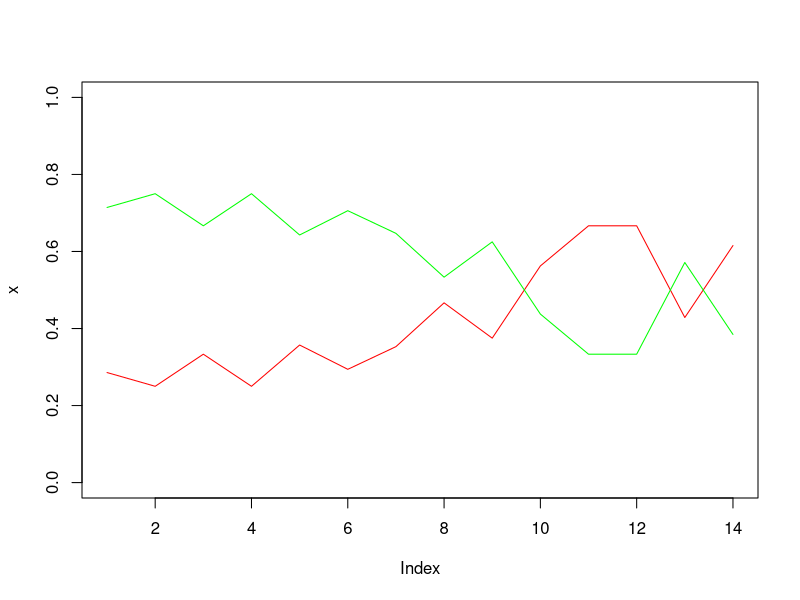

Source code (R):
#setwd("C:/Studia/magisterka/3_semestr/PiADwR/Projekt")
#hejka
#no to co teraz

#s
#t
#a
#n
#i
#a
#k
#:)

data <- read.csv("Mens-Volleyball-PlusLiga-2008-2023.csv")

data2 <- cbind(data.frame(do.call('rbind', strsplit(as.character(data$Date),', ',fixed=TRUE))), data[,-1])
colnames(data2) <- c("Date", "Hour", colnames(data2)[3:length(colnames(data2))])
data2$Date <- as.Date(data2$Date, format="%d.%m.%Y")

season22_23 <- data2[data2$Date < "2023-08-01" & data2$Date > "2022-08-01",]

season21_22 <- data2[data2$Date < "2022-08-01" & data2$Date > "2021-08-01",]

season20_21 <- data2[data2$Date < "2021-08-01" & data2$Date > "2020-08-01",]

#season19_20 <- data2[data2$Date < "2020-08-01" & data2$Date > "2019-08-01",]

season18_19 <- data2[data2$Date < "2019-08-01" & data2$Date > "2018-08-01",]

season17_18 <- data2[data2$Date < "2018-08-01" & data2$Date > "2017-08-01",]

season16_17 <- data2[data2$Date < "2017-08-01" & data2$Date > "2016-08-01",]

season15_16 <- data2[data2$Date < "2016-08-01" & data2$Date > "2015-08-01",]

season14_15 <- data2[data2$Date < "2015-08-01" & data2$Date > "2014-08-01",]

season13_14 <- data2[data2$Date < "2014-08-01" & data2$Date > "2013-08-01",]

season12_13 <- data2[data2$Date < "2013-08-01" & data2$Date > "2012-08-01",]

season11_12 <- data2[data2$Date < "2012-08-01" & data2$Date > "2011-08-01",]

season10_11 <- data2[data2$Date < "2011-08-01" & data2$Date > "2010-08-01",]

season09_10 <- data2[data2$Date < "2010-08-01" & data2$Date > "2009-08-01",]

season08_09 <- data2[data2$Date < "2009-08-01" & data2$Date > "2008-08-01",]

seasons <- list(season08_09, season09_10, season10_11, season11_12,
                season12_13, season13_14, season14_15, season15_16,
                season16_17, season17_18, season18_19,
                season20_21, season21_22, season22_23)


teams <- unique(data2$Team_1)

#Wybierzmy drużynę i
i <- 16

team_matches_home <- list()
team_matches_away <- list()
for (j in 1:14){
  team_matches_home[[j]] <- seasons[[j]][seasons[[j]]$Team_1 == teams[i],]
  team_matches_away[[j]] <- seasons[[j]][seasons[[j]]$Team_2 == teams[i],]
}

wins_home <- c()
loses_home <- c()
for (j in 1:14){
  wins_home[j] <- sum(team_matches_home[[j]]$Winner)
  loses_home[j] <- nrow(team_matches_home[[j]]) - wins_home[j]
}

wins_away <- c()
loses_away <- c()
for (j in 1:14){
  loses_away[j] <- sum(team_matches_away[[j]]$Winner)
  wins_away[j] <- nrow(team_matches_away[[j]]) - loses_away[j]
}

x<-c()
y <-c()
for (j in 1:14){
  x <- c(x,(loses_away[j]/(0.0000001+nrow(team_matches_away[[j]]))))
  y <- c(y,(wins_away[j]/(0.0000001+nrow(team_matches_away[[j]]))))
}
plot(x, type='l', ylim=c(0,1), col='red')
lines(y, col='green')
